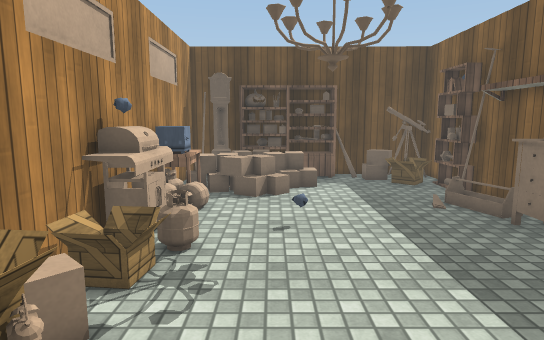
[1] (above)

12 first-person views from a walk through a 3-D level made in the Unity game engine. The camera is 1.5 m above the floor, tilts 8° down and sees 75° across. The floor is counted in squares, 0.5 m on a side. Each view is taken from the middle of a square. On the plan, view 1 faces up. The plan holds only what a view shows up to about 20 squares ahead; the rest is blank. The player character is not drawn. Surface patterns are stand-ins for the level's own textures.

[2]
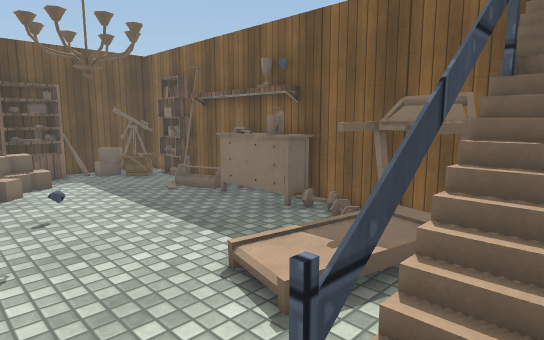

[3]
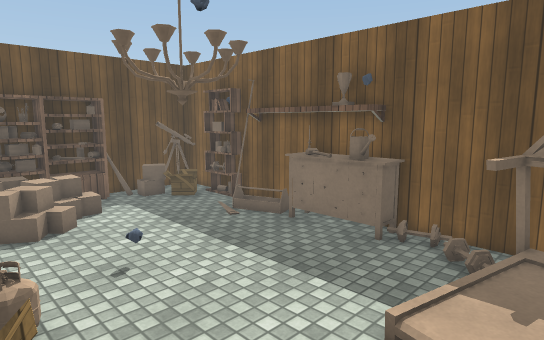

[4]
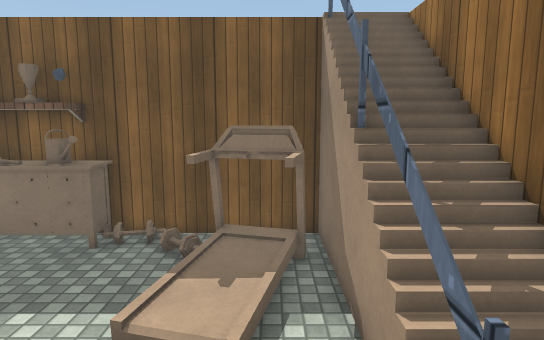

[5]
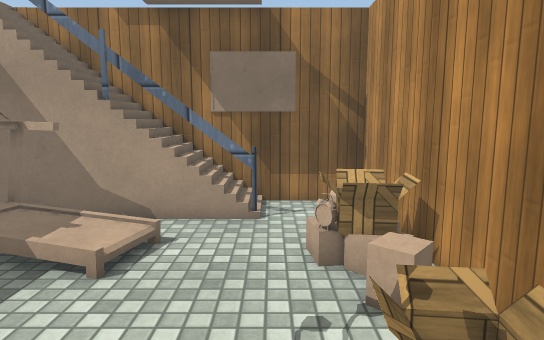

[6]
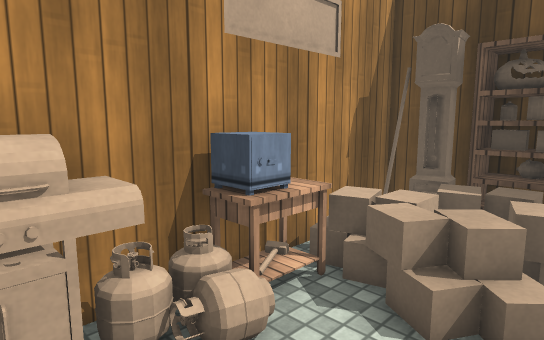

[7]
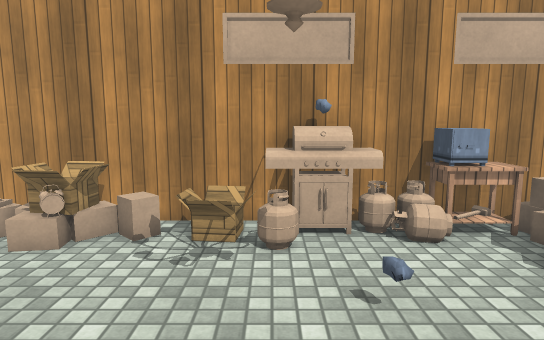

[8]
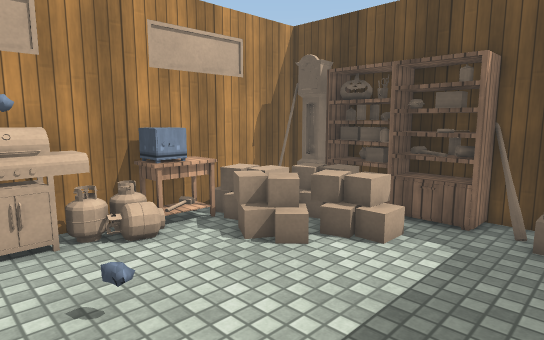

[9]
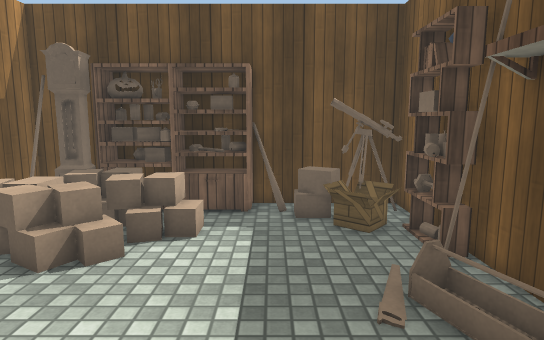

[10]
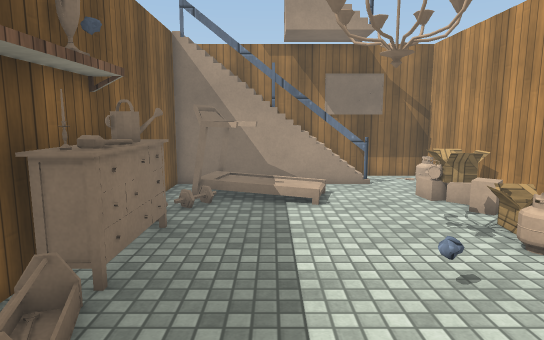

[11]
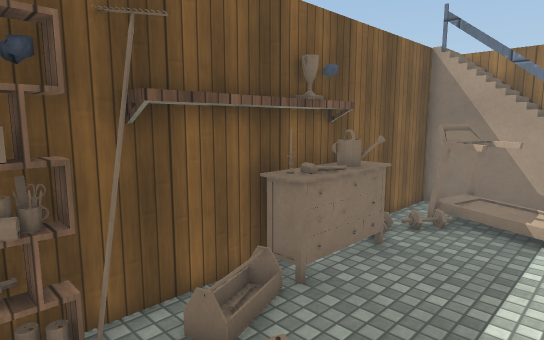

[12]
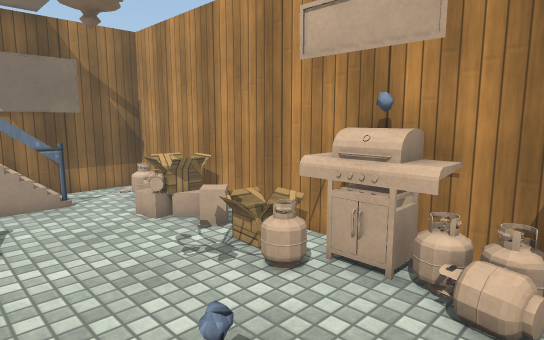

### Floor plan
Key: @ floor where view 1 was taken; # wall or solid block; . main floor; : floor 0.25 m higher than the main floor; / step, stairs or slope; = window, fence, low wall or low ledge; v drop or lower ground; C clock; S shelf; B box; T table; R railing; O other object.
Columns run from 5 left of view 1 to 9 right of it. Each row starts with its distance up from view 1.
 20  ##############
 19  #CCOSSSS# .v.#
 18  #OOSSSSS.OOOO#
 17  #.OOOO/.....S#
 16  #OOv///....BS#
 15 ##OO O.......S#
 14 #TO.O........S#
 13 #OO.......... #
 12 #TT........./ #
 11 #OO........./#
 10 #OO...O.....O##
  9 #OO.........O##
  8 #OOO........O##
  7 #B..........O##
  6 ##O.........OO#
  5 ##........... #
  4 ##B.........: #
  3 #BBC.../:/OOO.#
  2 ##BO.../:::OO.#
  1 ##/.....//OOO.
  0  #/..@    OO.v
 -1  #/..RR##RRRRR
 -2  #...////////
 -3  #########==

Positions as (right, up) in squares from view 1, and headings:
1: (0, 0), facing up
2: (-2, -2), facing up-right
3: (-3, 1), facing up-right
4: (-3, 1), facing right
5: (-1, 10), facing down
6: (1, 9), facing up-left
7: (6, 8), facing left
8: (6, 8), facing up-left
9: (4, 7), facing up
10: (4, 16), facing down
11: (2, 16), facing down-right
12: (3, 13), facing down-left
